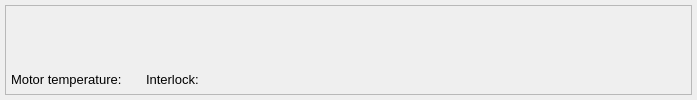
<?xml version="1.0" encoding="UTF-8"?>
<ui version="4.0">
 <class>Form</class>
 <widget class="QWidget" name="Form">
  <property name="geometry">
   <rect>
    <x>0</x>
    <y>0</y>
    <width>697</width>
    <height>100</height>
   </rect>
  </property>
  <property name="minimumSize">
   <size>
    <width>0</width>
    <height>100</height>
   </size>
  </property>
  <property name="maximumSize">
   <size>
    <width>16777215</width>
    <height>100</height>
   </size>
  </property>
  <property name="windowTitle">
   <string>Form</string>
  </property>
  <layout class="QVBoxLayout" name="verticalLayout">
   <property name="spacing">
    <number>0</number>
   </property>
   <property name="leftMargin">
    <number>5</number>
   </property>
   <property name="topMargin">
    <number>5</number>
   </property>
   <property name="rightMargin">
    <number>5</number>
   </property>
   <property name="bottomMargin">
    <number>5</number>
   </property>
   <item>
    <widget class="QFrame" name="frame">
     <property name="frameShape">
      <enum>QFrame::StyledPanel</enum>
     </property>
     <property name="frameShadow">
      <enum>QFrame::Raised</enum>
     </property>
     <layout class="QVBoxLayout" name="verticalLayout_2">
      <property name="spacing">
       <number>0</number>
      </property>
      <property name="leftMargin">
       <number>5</number>
      </property>
      <property name="topMargin">
       <number>5</number>
      </property>
      <property name="rightMargin">
       <number>5</number>
      </property>
      <property name="bottomMargin">
       <number>5</number>
      </property>
      <item>
       <widget class="PyDMEmbeddedDisplay" name="PyDMEmbeddedDisplay">
        <property name="toolTip">
         <string/>
        </property>
        <property name="macros" stdset="0">
         <string>{}</string>
        </property>
        <property name="filename" stdset="0">
         <string>./positioner_row.ui</string>
        </property>
        <property name="loadWhenShown" stdset="0">
         <bool>true</bool>
        </property>
        <property name="disconnectWhenHidden" stdset="0">
         <bool>true</bool>
        </property>
        <property name="followSymlinks" stdset="0">
         <bool>false</bool>
        </property>
       </widget>
      </item>
      <item>
       <layout class="QHBoxLayout" name="horizontalLayout">
        <property name="spacing">
         <number>6</number>
        </property>
        <item>
         <widget class="QLabel" name="label">
          <property name="font">
           <font>
            <pointsize>10</pointsize>
           </font>
          </property>
          <property name="text">
           <string>Motor temperature: </string>
          </property>
         </widget>
        </item>
        <item>
         <widget class="PyDMLabel" name="temperature_label">
          <property name="font">
           <font>
            <pointsize>10</pointsize>
           </font>
          </property>
          <property name="toolTip">
           <string/>
          </property>
          <property name="precision" stdset="0">
           <number>1</number>
          </property>
          <property name="showUnits" stdset="0">
           <bool>false</bool>
          </property>
          <property name="precisionFromPV" stdset="0">
           <bool>false</bool>
          </property>
          <property name="alarmSensitiveContent" stdset="0">
           <bool>false</bool>
          </property>
          <property name="alarmSensitiveBorder" stdset="0">
           <bool>true</bool>
          </property>
          <property name="PyDMToolTip" stdset="0">
           <string/>
          </property>
          <property name="channel" stdset="0">
           <string>ca://${MOTOR}:ILOCK:TC_TEMP_RBV</string>
          </property>
          <property name="enableRichText" stdset="0">
           <bool>false</bool>
          </property>
         </widget>
        </item>
        <item>
         <widget class="QLabel" name="label_2">
          <property name="font">
           <font>
            <pointsize>10</pointsize>
           </font>
          </property>
          <property name="text">
           <string>Interlock:</string>
          </property>
         </widget>
        </item>
        <item>
         <widget class="PyDMByteIndicator" name="interlock_indicator">
          <property name="minimumSize">
           <size>
            <width>15</width>
            <height>15</height>
           </size>
          </property>
          <property name="maximumSize">
           <size>
            <width>15</width>
            <height>15</height>
           </size>
          </property>
          <property name="font">
           <font>
            <pointsize>1</pointsize>
           </font>
          </property>
          <property name="toolTip">
           <string/>
          </property>
          <property name="alarmSensitiveContent" stdset="0">
           <bool>false</bool>
          </property>
          <property name="alarmSensitiveBorder" stdset="0">
           <bool>true</bool>
          </property>
          <property name="PyDMToolTip" stdset="0">
           <string/>
          </property>
          <property name="channel" stdset="0">
           <string>ca://${MOTOR}:ILOCK:ACTIVE_RBV</string>
          </property>
          <property name="onColor" stdset="0">
           <color>
            <red>255</red>
            <green>0</green>
            <blue>0</blue>
           </color>
          </property>
          <property name="offColor" stdset="0">
           <color>
            <red>0</red>
            <green>255</green>
            <blue>0</blue>
           </color>
          </property>
          <property name="showLabels" stdset="0">
           <bool>false</bool>
          </property>
          <property name="bigEndian" stdset="0">
           <bool>false</bool>
          </property>
          <property name="circles" stdset="0">
           <bool>false</bool>
          </property>
          <property name="labelPosition" stdset="0">
           <enum>QTabWidget::West</enum>
          </property>
          <property name="numBits" stdset="0">
           <number>1</number>
          </property>
          <property name="shift" stdset="0">
           <number>0</number>
          </property>
          <property name="labels" stdset="0">
           <stringlist>
            <string>Bit 0</string>
           </stringlist>
          </property>
         </widget>
        </item>
        <item>
         <spacer name="horizontalSpacer">
          <property name="orientation">
           <enum>Qt::Horizontal</enum>
          </property>
          <property name="sizeHint" stdset="0">
           <size>
            <width>40</width>
            <height>20</height>
           </size>
          </property>
         </spacer>
        </item>
       </layout>
      </item>
     </layout>
    </widget>
   </item>
  </layout>
 </widget>
 <customwidgets>
  <customwidget>
   <class>PyDMLabel</class>
   <extends>QLabel</extends>
   <header>pydm.widgets.label</header>
  </customwidget>
  <customwidget>
   <class>PyDMByteIndicator</class>
   <extends>QWidget</extends>
   <header>pydm.widgets.byte</header>
  </customwidget>
  <customwidget>
   <class>PyDMEmbeddedDisplay</class>
   <extends>QFrame</extends>
   <header>pydm.widgets.embedded_display</header>
  </customwidget>
 </customwidgets>
 <resources/>
 <connections/>
</ui>
